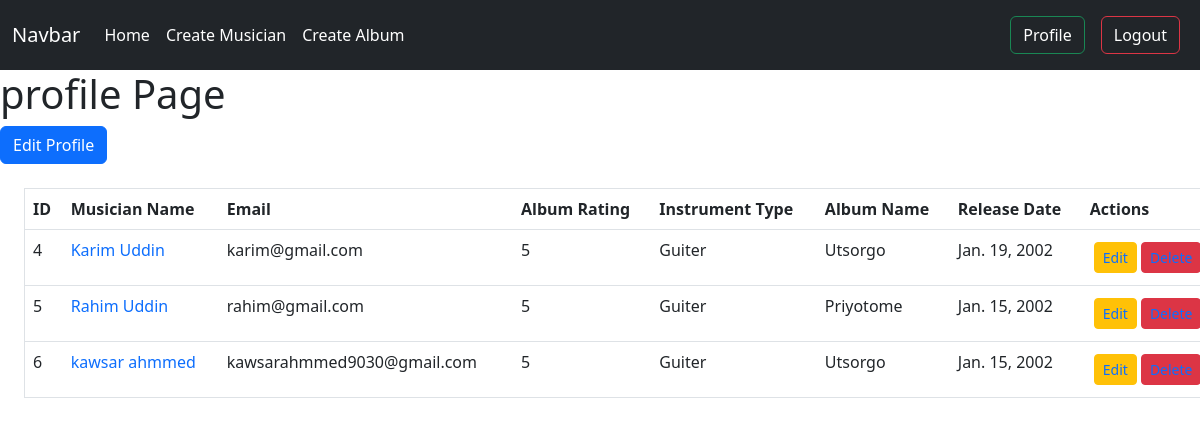
Screenshot of /first_app/profile/ (signed in) with the database file from the repository.
### first_app/models.py (models this page shows, shortened)
class Album(models.Model):
    album_name = models.CharField(max_length=20)
    album_release_date = models.DateField()
    rating = models.IntegerField()
    musician = models.ForeignKey(Musician, on_delete=models.CASCADE)

class Musician(models.Model):
    first_name = models.CharField(max_length=20)
    last_name = models.CharField(max_length=20)
    email = models.EmailField()
    phone_number = models.CharField(max_length=11)
    instrument_type = models.CharField(max_length=20)

### first_app/views.py (the view)
# urls.py: path('profile/', views.profile, name = 'profilepage'),
@login_required
def profile(request):
    data = models.Album.objects.all()
    return render(request, 'profile.html', {'data' : data })

### first_app/templates/profile.html
{% extends 'base.html'%} {% load crispy_forms_tags %} {% block content %}
<h1>profile Page</h1>
<a class = "btn btn-primary" href = "{% url 'edit_profilepage' %}">Edit Profile</a>
<table class="table m-4 border">
  <thead>
    <tr>
      <th scope="col">ID</th>
      <th scope="col">Musician Name</th>
      <th scope="col">Email</th>
      <th scope="col">Album Rating</th>
      <th scope="col">Instrument Type</th>
      <th scope="col">Album Name</th>
      <th scope="col">Release Date</th>
      <th scope="col">Actions</th>
    </tr>
  </thead>
  <tbody>
    {% for i in data %}
    <tr>
      <td>{{i.id}}</td>
      <td>
        <a style="text-decoration: none" href="{% url 'edit_musician' i.id %}"
          >{{i.musician.first_name}} {{i.musician.last_name}}</a
        >
      </td>
      <td>{{i.musician.email}}</td>
      <td>{{i.rating}}</td>
      <td>{{i.musician.instrument_type}}</td>
      <td>{{i.album_name}}</td>
      <td>{{i.album_release_date}}</td>
      <td>
        <button class="btn btn-warning btn-sm m-1">
          <a style="text-decoration: none" href="{% url 'edit_album' i.id%}"
            >Edit</a
          ></button
        ><button class="btn btn-danger btn-sm">
          <a style="text-decoration: none" href="{% url 'delete_album' i.id %}"
            >Delete</a
          >
        </button>
      </td>
    </tr>
    {% endfor %}
  </tbody>
</table>
{% endblock %}

### rows the page displays
Album: id "4", musician.first_name "Karim", musician.last_name "Uddin", musician.email "karim@gmail.com", rating "5", musician.instrument_type "Guiter", album_name "Utsorgo", album_release_date "Jan. 19, 2002"
Album: id "5", musician.first_name "Rahim", musician.last_name "Uddin", musician.email "rahim@gmail.com", rating "5", musician.instrument_type "Guiter", album_name "Priyotome", album_release_date "Jan. 15, 2002"
Album: id "6", musician.first_name "kawsar", musician.last_name "ahmmed", musician.email "kawsarahmmed9030@gmail.com", rating "5", musician.instrument_type "Guiter", album_name "Utsorgo", album_release_date "Jan. 15, 2002"
